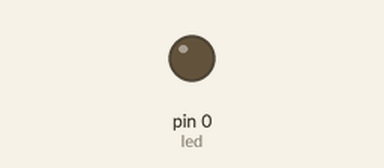
Simulated run of this sketch. Board: Arduino Uno, built with avr-gcc and run on an emulated ATmega328P. Parts: output pins drawn as LEDs (lit = HIGH).

Above: at 1.0 s.
At 16.7 s:
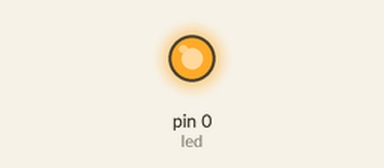
Timing chart, 0 to 17.2 s (numbered marks = the images above):
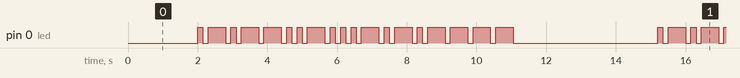

Measured:
- by itself, pin 0 (led): moves between LOW and HIGH, repeating every 13.2 s
- by itself, everything shown: repeats every 13.2 s, in 38 steps

The sketch:

morse_ard_code_for_bees.ino
```cpp
int led = 0;


void setup() {
  pinMode(led, OUTPUT);
}

void loop() {

  delay(2000);

/* uncomment one of these functions below and send to Arduino/ ATTiny */

  //apple();
  apricot();
  //cherry();
  //nectarine();
  //peach();
    //plum();
  //pluot();

  delay(2000);

}


void apple() {
  // A  • –

  digitalWrite(led, HIGH);
  delay(150);
  digitalWrite(led, LOW);
  delay(150);

  digitalWrite(led, HIGH);
  delay(500);
  digitalWrite(led, LOW);
  delay(150);

  // P• – – •
  digitalWrite(led, HIGH);
  delay(150);
  digitalWrite(led, LOW);
  delay(150);

  digitalWrite(led, HIGH);
  delay(500);
  digitalWrite(led, LOW);
  delay(150);

  digitalWrite(led, HIGH);
  delay(500);
  digitalWrite(led, LOW);
  delay(150);

  digitalWrite(led, HIGH);
  delay(150);
  digitalWrite(led, LOW);
  delay(150);

  // P• – – •
  digitalWrite(led, HIGH);
  delay(150);
  digitalWrite(led, LOW);
  delay(150);

  digitalWrite(led, HIGH);
  delay(500);
  digitalWrite(led, LOW);
  delay(150);

  digitalWrite(led, HIGH);
  delay(500);
  digitalWrite(led, LOW);
  delay(150);

  digitalWrite(led, HIGH);
  delay(150);
  digitalWrite(led, LOW);
  delay(150);

  // L • – • •

  digitalWrite(led, HIGH);
  delay(150);
  digitalWrite(led, LOW);
  delay(150);

  digitalWrite(led, HIGH);
  delay(500);
  digitalWrite(led, LOW);
  delay(150);

  digitalWrite(led, HIGH);
  delay(150);
  digitalWrite(led, LOW);
  delay(150);

  digitalWrite(led, HIGH);
  delay(150);
  digitalWrite(led, LOW);
  delay(150);

  // E •

  digitalWrite(led, HIGH);
  delay(150);
  digitalWrite(led, LOW);
  delay(150);
}
void apricot() {
  // A  • –

  digitalWrite(led, HIGH);
  delay(150);
  digitalWrite(led, LOW);
  delay(150);

  digitalWrite(led, HIGH);
  delay(500);
  digitalWrite(led, LOW);
  delay(150);

  // P• – – •
  digitalWrite(led, HIGH);
  delay(150);
  digitalWrite(led, LOW);
  delay(150);

  digitalWrite(led, HIGH);
  delay(500);
  digitalWrite(led, LOW);
  delay(150);

  digitalWrite(led, HIGH);
  delay(500);
  digitalWrite(led, LOW);
  delay(150);

  digitalWrite(led, HIGH);
  delay(150);
  digitalWrite(led, LOW);
  delay(150);
  // R • – •

  digitalWrite(led, HIGH);
  delay(150);
  digitalWrite(led, LOW);
  delay(150);

  digitalWrite(led, HIGH);
  delay(500);
  digitalWrite(led, LOW);
  delay(150);

  digitalWrite(led, HIGH);
  delay(150);
  digitalWrite(led, LOW);
  delay(150);

  // I • •

  digitalWrite(led, HIGH);
  delay(150);
  digitalWrite(led, LOW);
  delay(150);

  digitalWrite(led, HIGH);
  delay(150);
  digitalWrite(led, LOW);
  delay(150);


  // C – • – •

  digitalWrite(led, HIGH);
  delay(500);
  digitalWrite(led, LOW);
  delay(150);

  digitalWrite(led, HIGH);
  delay(150);
  digitalWrite(led, LOW);
  delay(150);

  digitalWrite(led, HIGH);
  delay(500);
  digitalWrite(led, LOW);
  delay(150);

  digitalWrite(led, HIGH);
  delay(150);
  digitalWrite(led, LOW);
  delay(150);

  // O – – –

  digitalWrite(led, HIGH);
  delay(500);
  digitalWrite(led, LOW);
  delay(150);

  digitalWrite(led, HIGH);
  delay(500);
  digitalWrite(led, LOW);
  delay(150);

  digitalWrite(led, HIGH);
  delay(500);
  digitalWrite(led, LOW);
  delay(150);

  // T –

  digitalWrite(led, HIGH);
  delay(500);
  digitalWrite(led, LOW);
  delay(150);
}

void cherry() {
  // C – • – •

  digitalWrite(led, HIGH);
  delay(500);
  digitalWrite(led, LOW);
  delay(150);

  digitalWrite(led, HIGH);
  delay(150);
  digitalWrite(led, LOW);
  delay(150);

  digitalWrite(led, HIGH);
  delay(500);
  digitalWrite(led, LOW);
  delay(150);

  digitalWrite(led, HIGH);
  delay(150);
  digitalWrite(led, LOW);
  delay(150);

  // H • • • • 

  digitalWrite(led, HIGH);
  delay(150);
  digitalWrite(led, LOW);
  delay(150);

  digitalWrite(led, HIGH);
  delay(150);
  digitalWrite(led, LOW);
  delay(150);

  digitalWrite(led, HIGH);
  delay(150);
  digitalWrite(led, LOW);
  delay(150);

  digitalWrite(led, HIGH);
  delay(150);
  digitalWrite(led, LOW);
  delay(150);

  // E •

  digitalWrite(led, HIGH);
  delay(150);
  digitalWrite(led, LOW);
  delay(150);

  // R • – •

  digitalWrite(led, HIGH);
  delay(150);
  digitalWrite(led, LOW);
  delay(150);

  digitalWrite(led, HIGH);
  delay(500);
  digitalWrite(led, LOW);
  delay(150);

  digitalWrite(led, HIGH);
  delay(150);
  digitalWrite(led, LOW);
  delay(150);

  // R • – •

  digitalWrite(led, HIGH);
  delay(150);
  digitalWrite(led, LOW);
  delay(150);

  digitalWrite(led, HIGH);
  delay(500);
  digitalWrite(led, LOW);
  delay(150);

  digitalWrite(led, HIGH);
  delay(150);
  digitalWrite(led, LOW);
  delay(150);

  // Y – • – –

  digitalWrite(led, HIGH);
  delay(500);
  digitalWrite(led, LOW);
  delay(150);

  digitalWrite(led, HIGH);
  delay(150);
  digitalWrite(led, LOW);
  delay(150);

  digitalWrite(led, HIGH);
  delay(500);
  digitalWrite(led, LOW);
  delay(150);

  digitalWrite(led, HIGH);
  delay(500);
  digitalWrite(led, LOW);
  delay(150);

}

void nectarine() {

}

void peach() {

}

void plum() {
  // P• – – •
  digitalWrite(led, HIGH);
  delay(150);
  digitalWrite(led, LOW);
  delay(150);

  digitalWrite(led, HIGH);
  delay(500);
  digitalWrite(led, LOW);
  delay(150);

  digitalWrite(led, HIGH);
  delay(500);
  digitalWrite(led, LOW);
  delay(150);

  digitalWrite(led, HIGH);
  delay(150);
  digitalWrite(led, LOW);
  delay(150);

  // L • – • •

  digitalWrite(led, HIGH);
  delay(150);
  digitalWrite(led, LOW);
  delay(150);

  digitalWrite(led, HIGH);
  delay(500);
  digitalWrite(led, LOW);
  delay(150);

  digitalWrite(led, HIGH);
  delay(150);
  digitalWrite(led, LOW);
  delay(150);

  digitalWrite(led, HIGH);
  delay(150);
  digitalWrite(led, LOW);
  delay(150);

  // U • • –

  digitalWrite(led, HIGH);
  delay(150);
  digitalWrite(led, LOW);
  delay(150);

  digitalWrite(led, HIGH);
  delay(150);
  digitalWrite(led, LOW);
  delay(150);

  digitalWrite(led, HIGH);
  delay(500);
  digitalWrite(led, LOW);
  delay(150);

  // M – –

  digitalWrite(led, HIGH);
  delay(500);
  digitalWrite(led, LOW);
  delay(150);

  digitalWrite(led, HIGH);
  delay(500);
  digitalWrite(led, LOW);
  delay(150);

}
```
